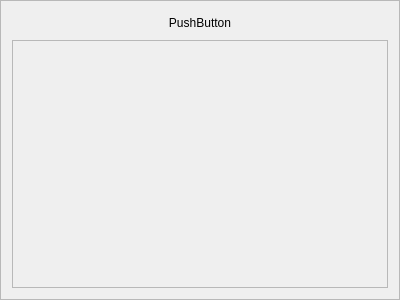
<?xml version="1.0" encoding="UTF-8"?>
<ui version="4.0">
 <class>Frame</class>
 <widget class="QFrame" name="Frame">
  <property name="geometry">
   <rect>
    <x>0</x>
    <y>0</y>
    <width>400</width>
    <height>300</height>
   </rect>
  </property>
  <property name="windowTitle">
   <string>Frame</string>
  </property>
  <property name="frameShape">
   <enum>QFrame::StyledPanel</enum>
  </property>
  <property name="frameShadow">
   <enum>QFrame::Raised</enum>
  </property>
  <layout class="QVBoxLayout" name="verticalLayout_2">
   <item>
    <layout class="QVBoxLayout" name="verticalLayout">
     <item>
      <widget class="QPushButton" name="pushButton">
       <property name="text">
        <string>PushButton</string>
       </property>
       <property name="flat">
        <bool>true</bool>
       </property>
      </widget>
     </item>
     <item>
      <widget class="QScrollArea" name="scrollArea">
       <property name="widgetResizable">
        <bool>true</bool>
       </property>
       <widget class="QWidget" name="scrollAreaWidgetContents">
        <property name="geometry">
         <rect>
          <x>0</x>
          <y>0</y>
          <width>376</width>
          <height>243</height>
         </rect>
        </property>
        <layout class="QVBoxLayout" name="verticalLayout_4">
         <item>
          <layout class="QVBoxLayout" name="verticalLayout_3">
           <item>
            <spacer name="verticalSpacer">
             <property name="orientation">
              <enum>Qt::Vertical</enum>
             </property>
             <property name="sizeHint" stdset="0">
              <size>
               <width>20</width>
               <height>40</height>
              </size>
             </property>
            </spacer>
           </item>
          </layout>
         </item>
        </layout>
       </widget>
      </widget>
     </item>
    </layout>
   </item>
  </layout>
 </widget>
 <resources/>
 <connections/>
</ui>
